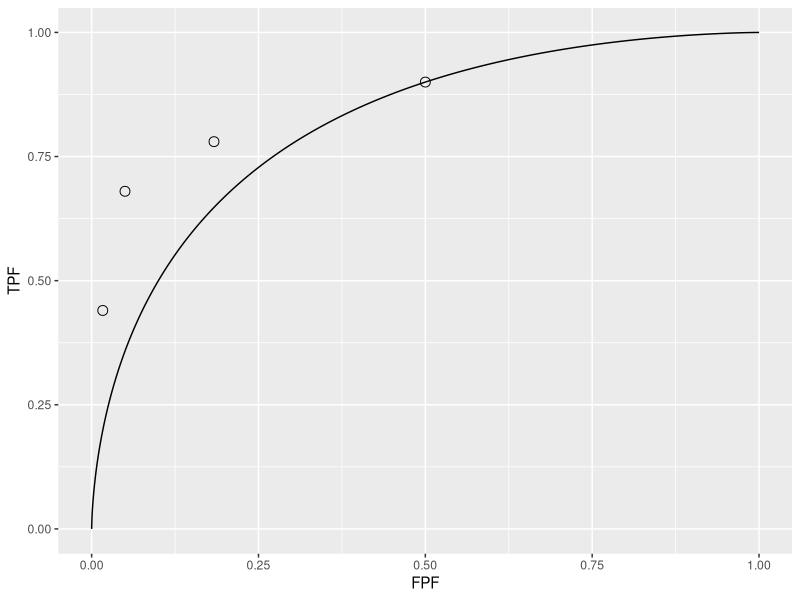
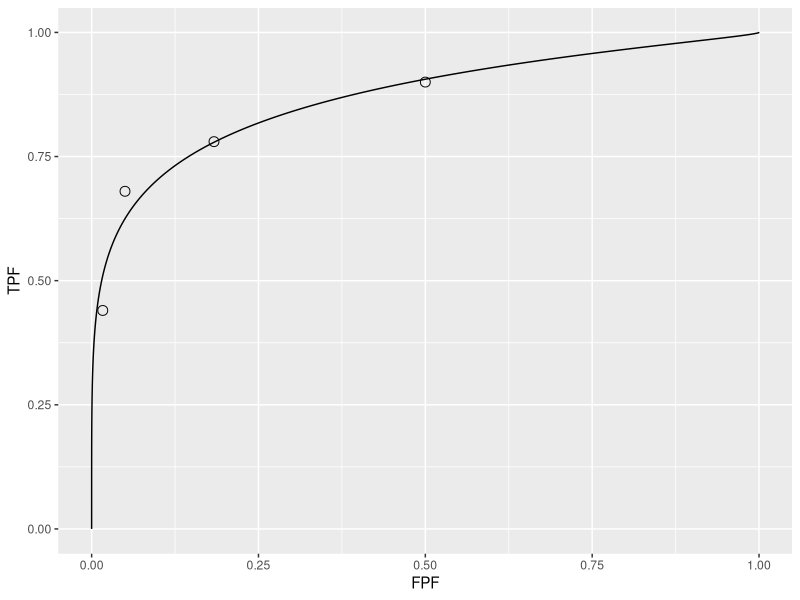

Write the R code that produced these figures, in order.
## ---- chunk 1
  knitr::opts_chunk$set(
  collapse = TRUE,
  comment = "#>"
  )
  library(kableExtra)
  library(ggplot2)
## ---- chunk 2
plotROC <- function (mu, sigma, FPF, TPF)
{
  zeta <- seq(- mu - 2,+ mu + 2,0.01)
  fpf <- array(dim = length(zeta))
  tpf <- array(dim = length(zeta))
  for (i in 1:length(zeta)) {
    fpf[i] <- pnorm(-zeta[i])
    tpf[i] <- pnorm((mu -zeta[i])/sigma) 
  }
  curveData <- data.frame(FPF = c(1, fpf, 0), TPF = c(1, tpf, 0))
  pointsData <- data.frame(FPF = FPF, TPF = TPF)
  rocPlot <- ggplot(mapping = aes(x = FPF, y = TPF)) + geom_line(data = curveData) + geom_point(data = pointsData, shape = 1, size = 3)
  print(rocPlot)
}
## ---- chunk 3
Ktr = array(dim = c(2,5))
Ktr[1,]  <- c(30,19,8,2,1) # Table 4.2.1
Ktr[2,]  <- c(5,6,5,12,22)
df <- as.data.frame(Ktr)
colnames(df) <- c("1","2","3","4","5")
rownames(df) <- c("non-diseased","diseased")
## ---- chunk 4
knitr::kable(df, caption = "Representative counts table.")
## ---- chunk 5
options(digits=3)
R <- length(Ktr[1,]) -1 # # number of op points; 4
OpPts <- array(0,dim = c(2,R+1))
for (r in (R+1):2) {
  OpPts[1,(R+2)-r] <- sum(Ktr[1, r:(R+1)])/sum(Ktr[1,])
  OpPts[2,(R+2)-r] <- sum(Ktr[2, r:(R+1)])/sum(Ktr[2,])    
}
OpPts[,R+1] <- 1
df <- as.data.frame(OpPts)
colnames(df) <- c("RtngGE5","RtngGE4","RtngGE3","RtngGE2","RtngGE1")
rownames(df) <- c("FPF","TPF")
df %>%
  kable() %>%
  kable_styling(bootstrap_options = "striped", full_width = F, position = "left")
## ---- chunk 6
options(digits = 3)
FPF <- array(0,dim = R)
TPF <- array(0,dim = R)

for (r in (R+1):2) {
  FPF[(R+2)-r] <- sum(Ktr[1, r:(R+1)])/sum(Ktr[1,])
  TPF[(R+2)-r] <- sum(Ktr[2, r:(R+1)])/sum(Ktr[2,])    
}

cat("FPF =", "\n")
cat(FPF, "\n")
cat("TPF = ", "\n")
cat(TPF, "\n")
mu <- qnorm(.5)+qnorm(.9);sigma <- 1
Az <- pnorm(mu/sqrt(2))
cat("uppermost point based estimate of mu = ", mu, "\n")
cat("corresponding estimate of Az = ", Az, "\n")
cat("showing observed operating points and equal variance model fitted ROC curve", "\n")
plotROC (mu, sigma, FPF, TPF)
## ---- chunk 7
qnorm(1-0.5)
mu-qnorm(0.9)
## ---- chunk 8
mu <- 2.17;sigma <- 1.65
Az <- pnorm(mu/sqrt(1+sigma^2))
plotROC (mu, sigma, FPF, TPF)
cat("binormal unequal variance model estimate of Az = ", Az, "\n")
cat("showing observed operating points and unequal variance model fitted ROC curve", "\n")
